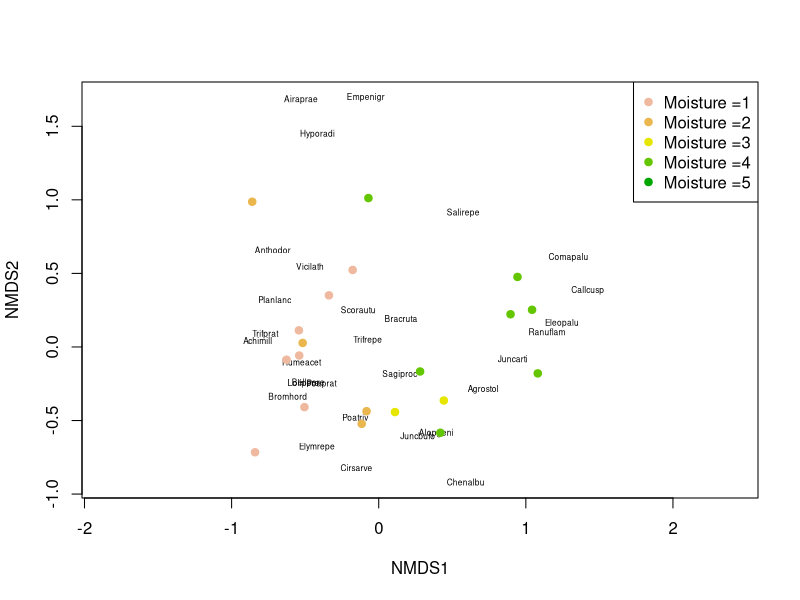
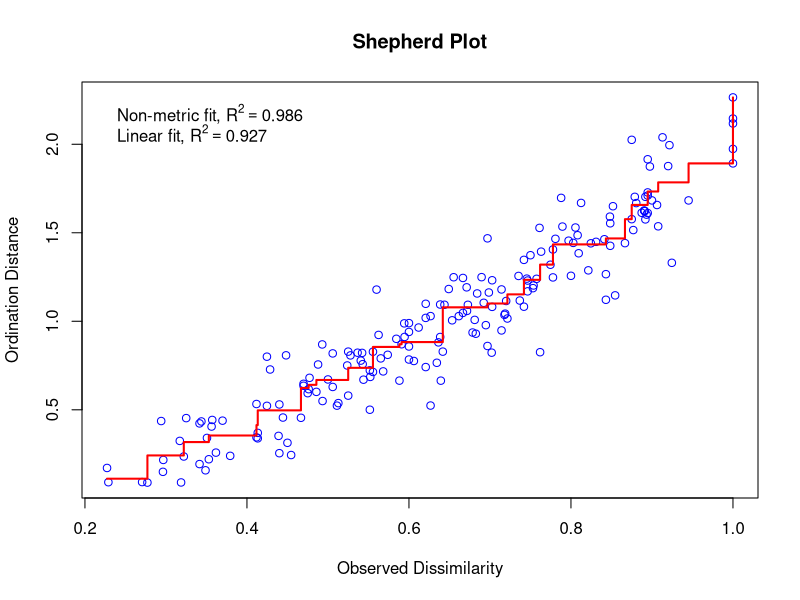
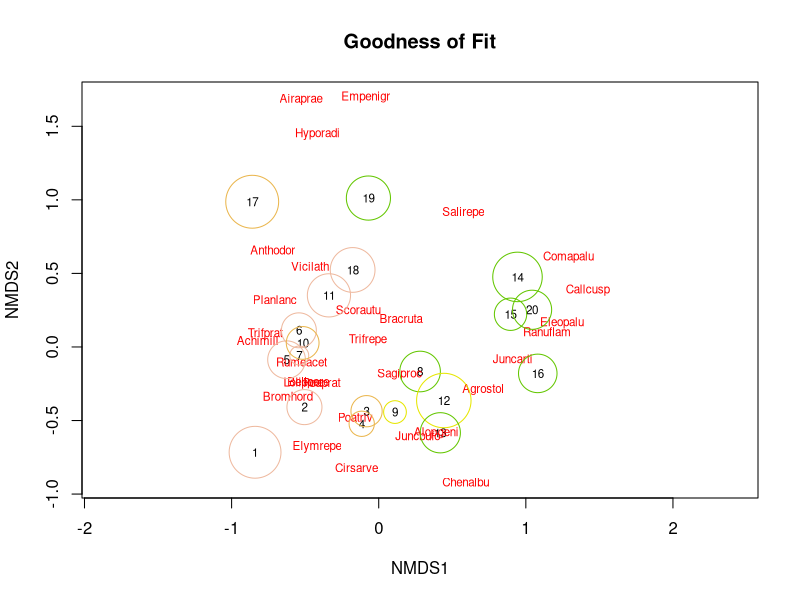
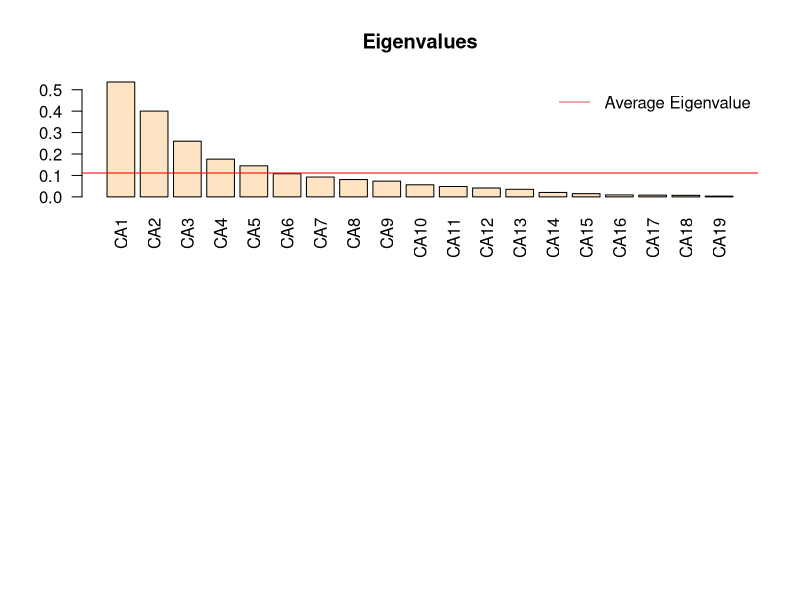
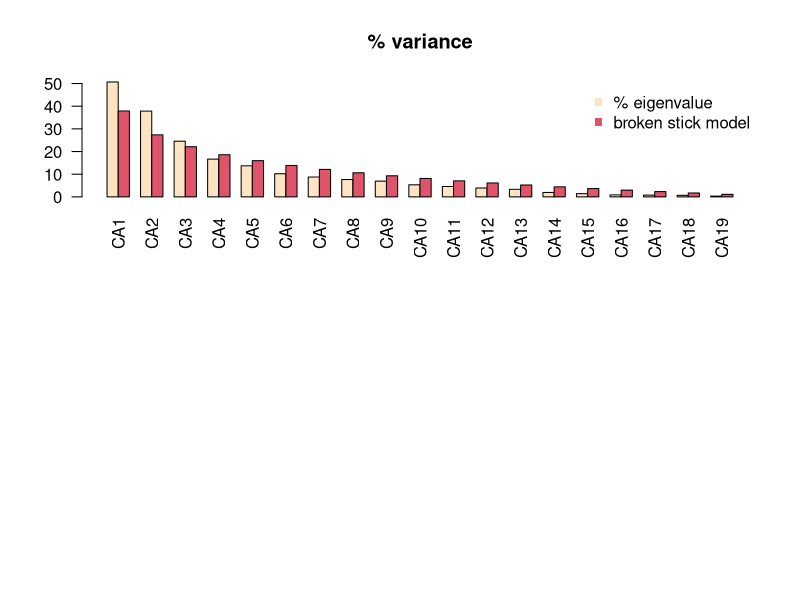
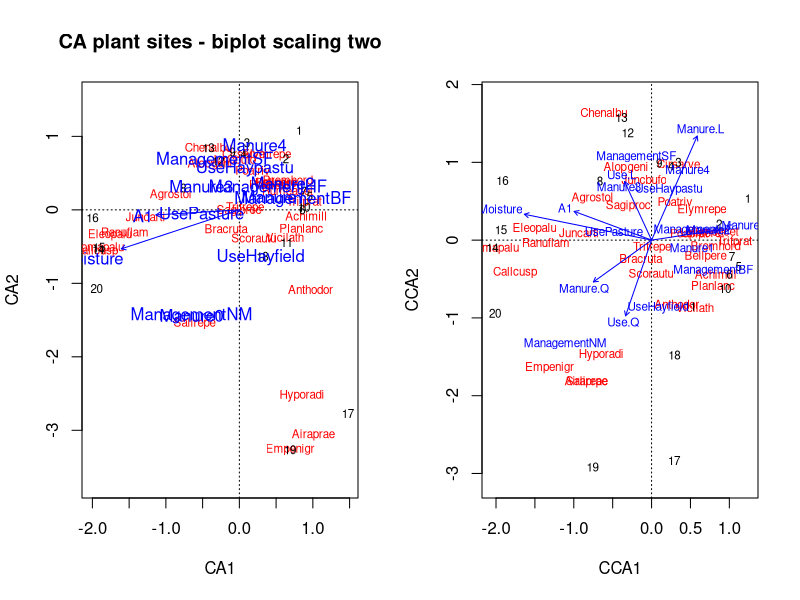

Reproduce these figures in R, in order.
## ---- chunk 1
library(vegan)
data(dune)
data(dune.env)
?dune
?dune.env
## ---- chunk 2
    dune_mds <- metaMDS(dune, distance = "bray")
    
    dune.env$Moisture <- as.numeric(dune.env$Moisture)
    
    
    plot(dune_mds, type='n')
    text(dune_mds, 'sp', cex=.5)
    # generate vector of colors 
    color_vect = rev(terrain.colors(6))[-1]
    points(dune_mds, 'sites', pch=19, 
           col=color_vect[dune.env$Moisture])
    legend('topright', paste("Moisture =", 1:5, sep=''), 
           col=color_vect, pch=19)
    
    # Based on this graph, it appears that sites that are more similar to one 
    # another tend to have the same moisture, where dryer sites are similar to 
    # other dry sites and wetter sites are similar to other wet sites. What this
    # means is that the plant community is largely determined by moisture.
## ---- chunk 3

stressplot(dune_mds, main = "Shepherd Plot")

gof=goodness(dune_mds)
plot(dune_mds, type="t", main="Goodness of Fit")
points(dune_mds, display="sites", cex=gof*200, col=color_vect[dune.env$Moisture])
## ---- chunk 4
library(vegan)
dune_cca <- cca(dune)
dune_cca
summary(dune_cca)
summary(dune_cca, scaling=1)   # CCA using entire model.
## ---- chunk 5
evplot <- function(x) {
  par(mfrow=c(2,1))
  barplot(x, main="Eigenvalues", col="bisque", las=2)
  abline(h=mean(x), col="red")
  legend("topright", "Average Eigenvalue", lwd=1, col=2, bty="n")
}
brkstk <- function(x) {
  n <- length(x)
  bsm <- data.frame(j=seq(1:n), p=0)
  bsm$p[1] <- 2/n
  for(i in 2:n) {
    bsm$p[i]=bsm$p[i-1] + (1/(n+1-i))
  }
  bsm$p <- 200*bsm$p/n
  bsm
  par(mfrow=c(2,1))
  barplot(t(cbind(200*x/sum(x), bsm$p[n:1])), beside=TRUE, main="% variance", col=c("bisque",2), las=2)
  legend("topright", c("% eigenvalue", "broken stick model"), pch=15, col=c("bisque", 2), bty="n")
}

## ---- chunk 6
(ev2 <- dune_cca$CA$eig)
evplot(ev2)
brkstk(ev2)
## ---- chunk 7
par(mfrow=c(1,2))
plot(dune_cca, scaling=2, main="CA plant sites - biplot scaling two")
dune_cca_env <- envfit(dune_cca, dune.env)
plot(dune_cca_env) # Generates plot indicating importance of each variable.
                   # It is pretty clear that Moisture is the most important
                   # by looking at this plot, however there is a LOT of noise.
## ---- chunk 8
dune_cca2 <- cca(dune ~ ., dune.env)

plot(dune_cca2)

cca_dune_stepfwd <- ordistep(cca(dune~1, data=dune.env), scope=formula(dune_cca2), directions="forward", pstep=1000) # This cca model indicates, similar to the above, that moisture
            # is the variable that best explains the similarity of sites to one
            # another. However, this model goes on to suggest that Management is
            # also important; a finding that was not obvious (at least to myself)
            # thus far. Now to build a parsimonious model, we will incorporate
            # only Moisture and Management.

## ---- chunk 9
(pars_dune_cca <- cca(dune ~ Moisture + Management, data=dune.env))
# Interestingly, this parsimonious model includes only 4 constrained axes, which
# is the number of CCA axes that was suggested to be included by the Average
# Eigenvalue and broken stick model graphs above.
anova.cca(pars_dune_cca, step=1000)
anova.cca(pars_dune_cca, step=1000, by="axis")

vif.cca(dune_cca2)
vif.cca(pars_dune_cca)
